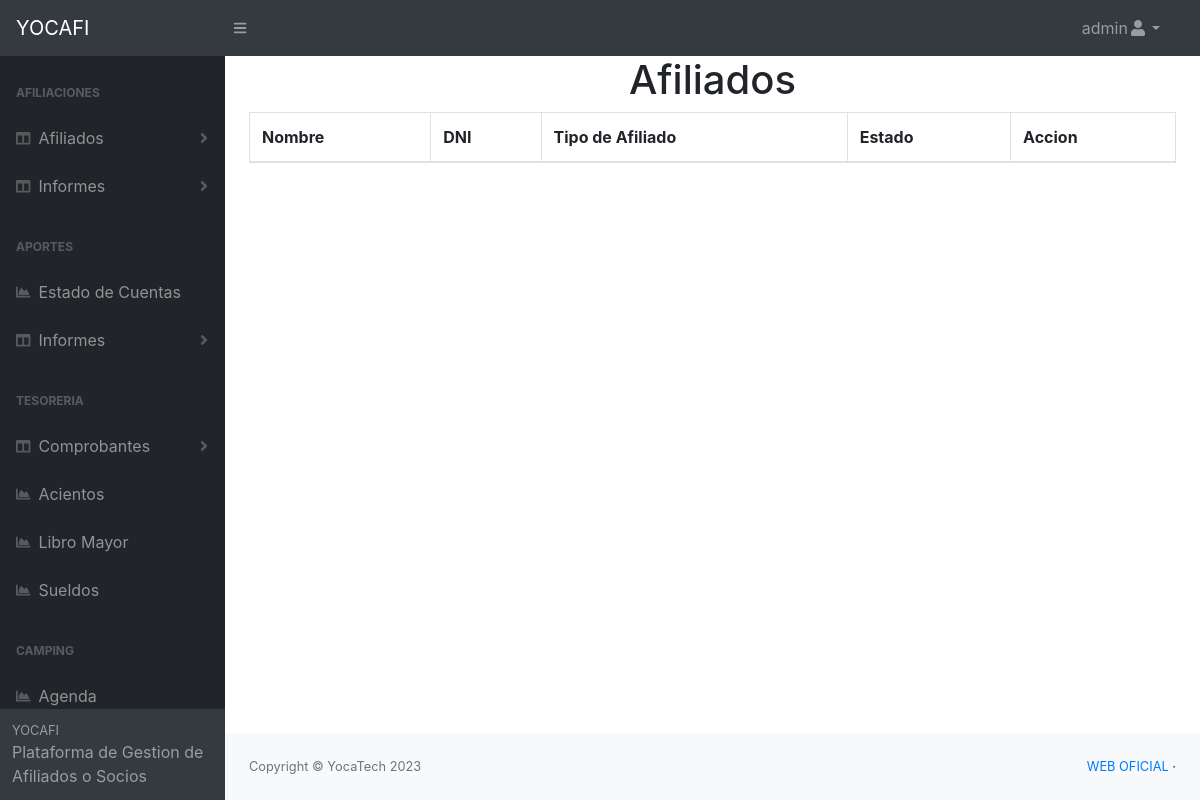
The app's page /pages/ver_afiliados.php (signed in), older data.
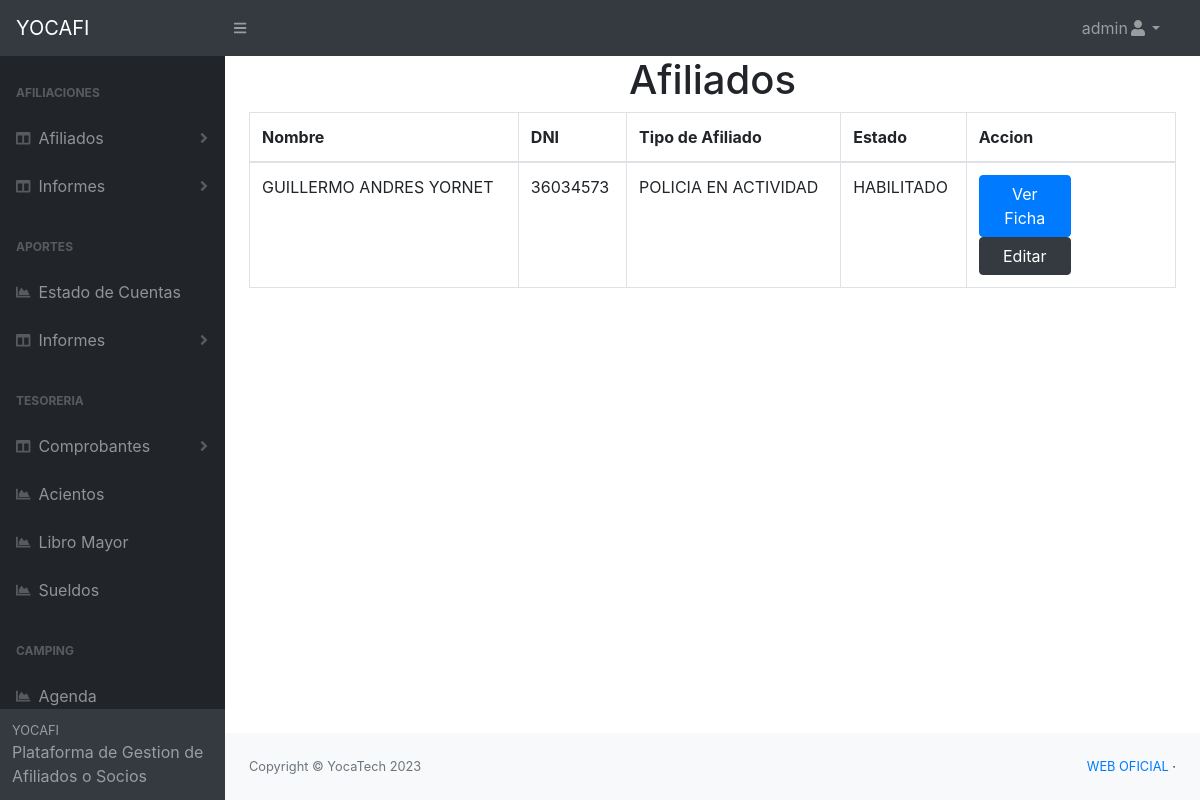
The same page, newer data.
### tables this page shows
CREATE TABLE `afiliado_titular` (
  `id` int(11) NOT NULL,
  `nombre` text NOT NULL,
  `apellido` text NOT NULL,
  `dni` text NOT NULL,
  `fecha_nacimiento` date NOT NULL,
  `domicilio` text NOT NULL,
  `telefono` text NOT NULL,
  `email` text DEFAULT NULL,
  `departamento` text NOT NULL,
  `estado_civil` text NOT NULL,
  `genero` text NOT NULL,
  `tipo_socio` text NOT NULL,
  `servicio_salud` varchar(10) NOT NULL,
  `socio_vitalicio` varchar(10) NOT NULL,
  `padron` text NOT NULL,
  `sector_laboral` text NOT NULL,
  `fecha_carga` date DEFAULT NULL,
  `hora_carga` time DEFAULT NULL,
  `usuario_carga` text NOT NULL,
  `estado` text DEFAULT NULL,
  `fecha_estado` date DEFAULT NULL,
  `hora_estado` time DEFAULT NULL,
  `usuario_estado` text DEFAULT NULL,
  `fecha_baja` date DEFAULT NULL,
  `hora_baja` time DEFAULT NULL,
  `usuario_baja` text DEFAULT NULL,
  `fecha_edicion` date DEFAULT NULL,
  `hora_edicion` time DEFAULT NULL,
  `usuario_edita` text DEFAULT NULL
);

### pages/ver_afiliados.php (the view, shortened to what this page needs)
<?php
    require 'conexion.php';
    $sql = "SELECT * FROM afiliado_titular";
    $resultado = $mysqli->query($sql);
?>
<?php
    include "header.php";
?>
    <body class="sb-nav-fixed">
    <?php
    include "nav_principal.php";
    ?>
        <div id="layoutSidenav">
           <?php
           include "inc_nav.php";
           ?>
            <div id="layoutSidenav_content">
                <main>
                    <h1 class="text-center">Afiliados</h1>
    <div class="container">
       <div class="row">
           <div class="col-lg-12">
            <table id="example" class="table table-bordered  display nowrap" cellspacing="0" width="100%">
                <thead>
                    <tr>
                        <th>Nombre</th>
                        <th>DNI</th>
                        <th>Tipo de Afiliado</th>
                        <th>Estado</th>
                        <th>Accion</th>
                    </tr>
                </thead>
                <tbody>
                   <?php while ($row = $resultado->fetch_assoc()) { ?>
                    <tr>
                        <td><?php echo $row['nombre']." ".$row['apellido']; ?></td>
                        <td><?php echo $row['dni']; ?></td>
                        <td><?php echo $row['tipo_socio']; ?></td>
                        <td><?php echo $row['estado']; ?></td>
                             <td><a href="ver_ficha.php?id=<?php echo $row['id']; ?>"class='btn btn-primary col-6 mr-2'>Ver Ficha</a><a href="editar_ficha.php?id=<?php echo $row['id']; ?>"class='btn btn-dark col-6'>Editar</a></td>
                    </tr>
                    <?php } ?>
                </tbody>
            </table>
           </div>
       </div>
    </div>
                </main>
                <?php
                    include "footer.php";
                ?>
            </div>
        </div>
    </body>
</html>

Row changes from the older to the newer data that the page shows:
added afiliado_titular: nombre "GUILLERMO ANDRES", apellido "YORNET", dni "36034573", tipo_socio "POLICIA EN ACTIVIDAD", estado "HABILITADO"
